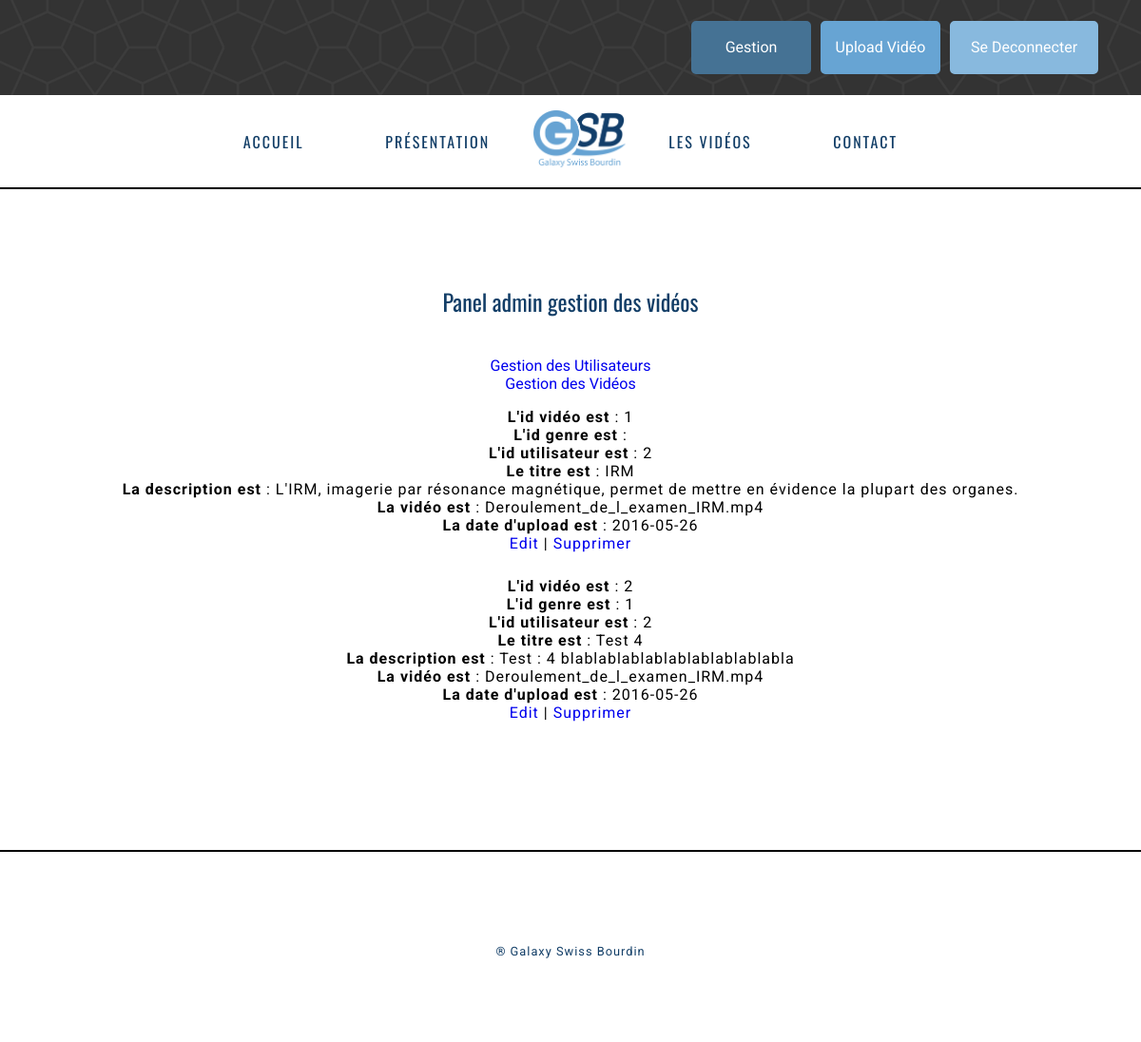
The page /gestion_videos.php (signed in) on the database its author committed.
### tables this page shows
CREATE TABLE IF NOT EXISTS `video` (
  `id_video` int(11) NOT NULL AUTO_INCREMENT,
  `id_genre` int(11) DEFAULT NULL,
  `id_utilisateur` int(11) DEFAULT NULL,
  `titre` varchar(100) NOT NULL,
  `description` varchar(150) NOT NULL,
  `video` varchar(255) NOT NULL,
  `date` date NOT NULL,
  PRIMARY KEY (`id_video`),
  KEY `id_genre` (`id_genre`),
  KEY `id_utilisateur` (`id_utilisateur`)
);

### gestion_videos.php (the view, shortened to what this page needs)
<?php
include('include/structure/head.php');
include('include/structure/navigation.php');
include('gestion/utilisateur/control_sessions.php');
?>
<h2>Panel admin gestion des vidéos</h2>
<div class="container lien-gestion">
    <a class="color-link-g" href="gestion_utilisateurs.php">Gestion des Utilisateurs</a><br>
    <a class="color-link-g" href="gestion_videos.php">Gestion des Vidéos</a>
</div>
<?php
$reponse = $bdd->query('SELECT * FROM video');
while ($donnees = $reponse->fetch())
{
    ?>
    <p>
        <strong>L'id vidéo est</strong> : <?php echo $donnees['id_video'];?><br />
        <strong>L'id genre est</strong> : <?php echo $donnees['id_genre']; ?><br />
        <strong>L'id utilisateur est</strong> : <?php echo $_SESSION['id_utilisateur']; ?><br />
        <strong>Le titre est</strong> : <?php echo $donnees['titre'];?><br />
        <strong>La description est</strong> : <?php echo $donnees['description'];?><br />
        <strong>La vidéo est</strong> : <?php echo $donnees['video'];?><br />
        <strong>La date d'upload est</strong> : <?php echo $donnees['date'];?><br />
        <a href="gestion/video/update_video.php?m=edit&id=<?php echo $donnees['id_video']; ?>">Edit</a> |
        <a href="gestion/video/delete_video.php?id=<?php echo $donnees['id_video']; ?>">Supprimer</a>
    </p>
    <?php
}
?>
<?php include('include/structure/footer.php');

### web/css/app.css (style rules this page uses)
.lien-gestion { text-align: center; }

### web/css/global.css (style rules this page uses)
body, html { font-family: 'Roboto', arial, sans-serif; overflow-x: hidden; }
a { text-decoration: none; }
h2 { text-align: center; padding-top: 80px; padding-bottom: 20px; font-weight: normal; color: #123e67; font-family:'Oswald'; }
p { letter-spacing: 1px; padding-bottom: 10px; text-align: center; }

### web/css/grid.css (style rules this page uses)
.container { padding-right: 15px; padding-left: 15px; margin-right: auto; margin-left: auto; }
@media (min-width: 768px) { .container { width: 750px; } }
@media (min-width: 992px) { .container { width: 970px; } }
@media (min-width: 1200px) { .container { width: 1170px; } }

### rows shown on the page
video: id_video "1", titre "IRM", description "L'IRM, imagerie par résonance magnétique, permet de mettre en évidence la plupart des organes.", video "Deroulement_de_l_examen_IRM.mp4", date "2016-05-26"
video: id_video "2", id_genre "1", titre "Test 4", description "Test : 4 blablablablablablablablablabla", video "Deroulement_de_l_examen_IRM.mp4", date "2016-05-26"
